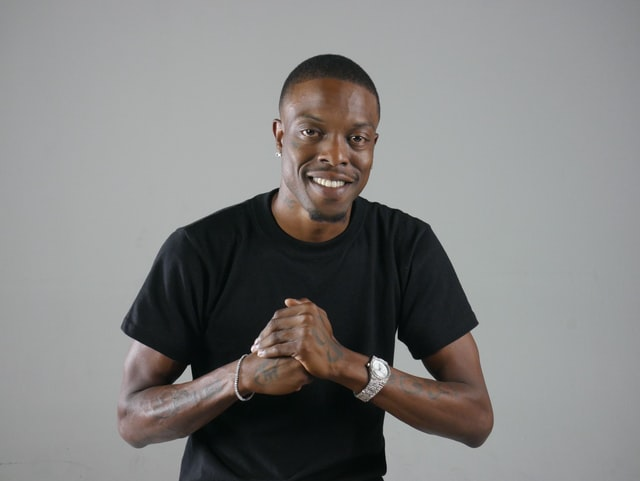
#> input picture logic/img.jpg, 640 x 481 px
$ python -i classifier.py   (imports and definitions only)
#> lines starting #> are read from the running program, lines starting #| are printed output that depends on the picture
import cv2

def detect_face(file):
    face_cascade = cv2.CascadeClassifier('./cascade_files/haarcascade_frontalface_alt.xml')
    image = cv2.imread(file)

    face_rects = face_cascade.detectMultiScale(image, scaleFactor=1.3, minNeighbors=3)
    for (x, y, w, h) in face_rects:
        cv2.rectangle(image, (x,y), (x+w, y+h), (0, 255, 0), 3)

    cv2.imwrite('output.jpg', image)


def detect_eyes(file):
#> called with file = 'img.jpg'
    face_cascade = cv2.CascadeClassifier('./cascade_files/haarcascade_frontalface_alt.xml')
    eye_cascade = cv2.CascadeClassifier('./cascade_files/haarcascade_eye.xml')
    image = cv2.imread(file)
#> image is the input picture: shape (481, 640, 3); mean B, G, R 127.9, 128.7, 129.5
    gray = cv2.cvtColor(image, cv2.COLOR_BGR2GRAY)
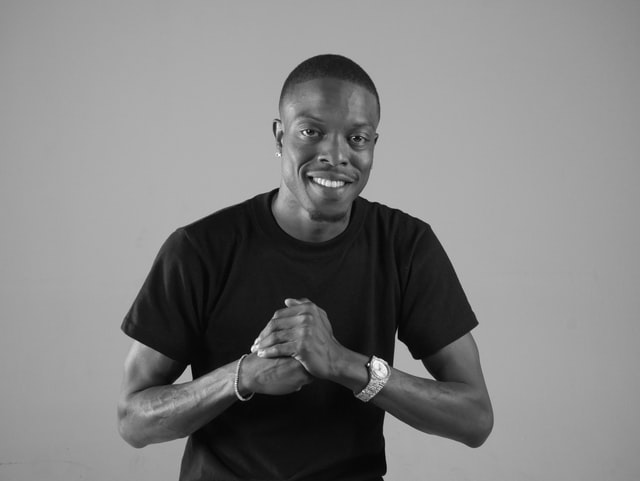
#> gray: shape (481, 640); min 0, max 255, mean 128.8

#> (the run stopped early here; a loop or call above may not have finished)
